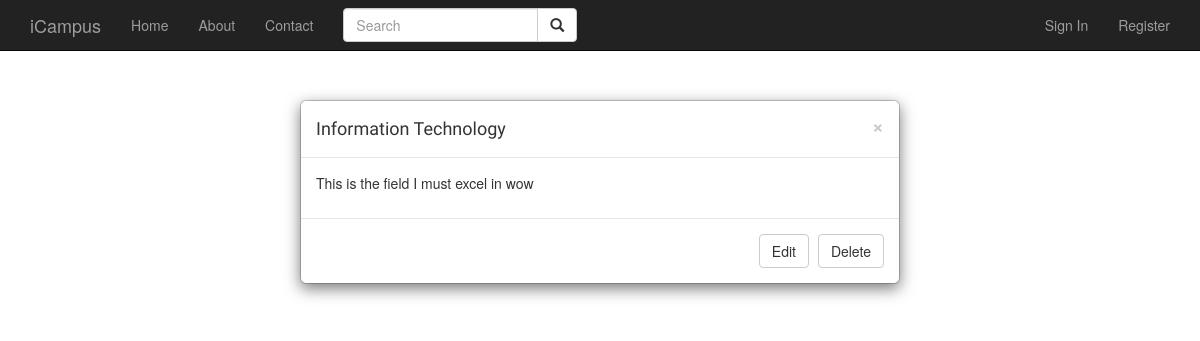
/cms/cat/1, run on an earlier commit of the app's database.
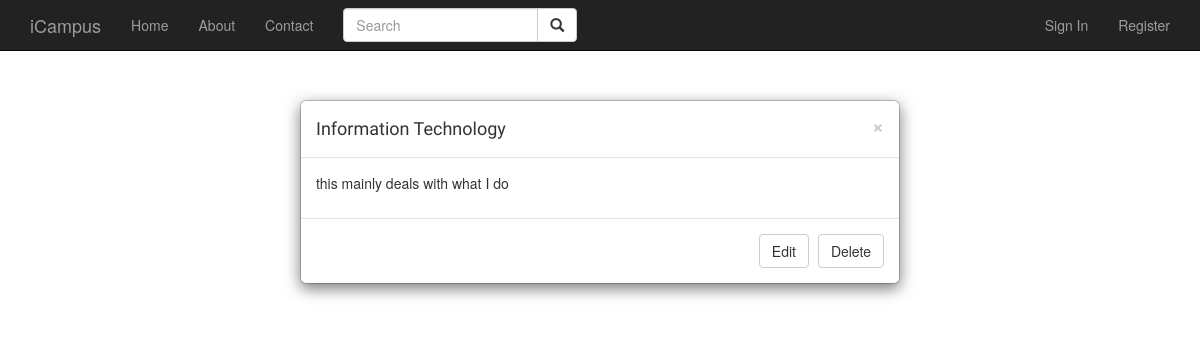
And on a later commit of the database.
### app/models.py (models this page shows, shortened)
class Category(db.Model):
    __tablename__ = 'categories'
    id = db.Column(db.Integer, primary_key=True)
    name = db.Column(db.String(64))
    overview = db.Column(db.Text)
    careers = db.relationship('Career', backref='category', lazy='dynamic')

### app/main/views.py (the view)
@main.route('/cms/cat/<int:id>')
def ret_cat(id):
    category = Category.query.filter_by(id=id).first()
    return render_template('cms_cat_detail.html', category=category)

### app/main/__init__.py (called while the page is built)
@main.app_context_processor
def inject_permissions():
    return dict(Permission=Permission)

### app/models.py (called while the page is built)
    def can(self, permissions):
        return False

### app/templates/cms_cat_detail.html (shortened to what this page needs)
{% extends 'base.html' %}
{% block page_content %}
<div class="modal-dialog" role="document">
        <div class="modal-content">
            <div class="modal-header">
                <button type="button" class="close" data-dismiss="modal" aria-label="Close"><span aria-hidden="true">&times;</span></button>
                <h4 class="modal-title" id="myModalLabel">{{ category.name }}</h4>
           </div>
        <div class="modal-body">
			<p>{{ category.overview }}</p>
        </div>
        <div class="modal-footer">
            <a href="{{ url_for('main.edit_cat', id=category.id) }}" type="button" class="btn btn-default" data-dismiss="modal">Edit</a>
            <a href="{{ url_for('main.delete_cat', id=category.id) }}" type="button" class="btn btn-default" data-dismiss="modal">Delete</a>
        </div>
    </div>
</div>
{% endblock %}

What changed in the data, as far as the page shows it:
changed Category "Information Technology": overview "This is the field I must excel in wow" → "this mainly deals with what I do"
